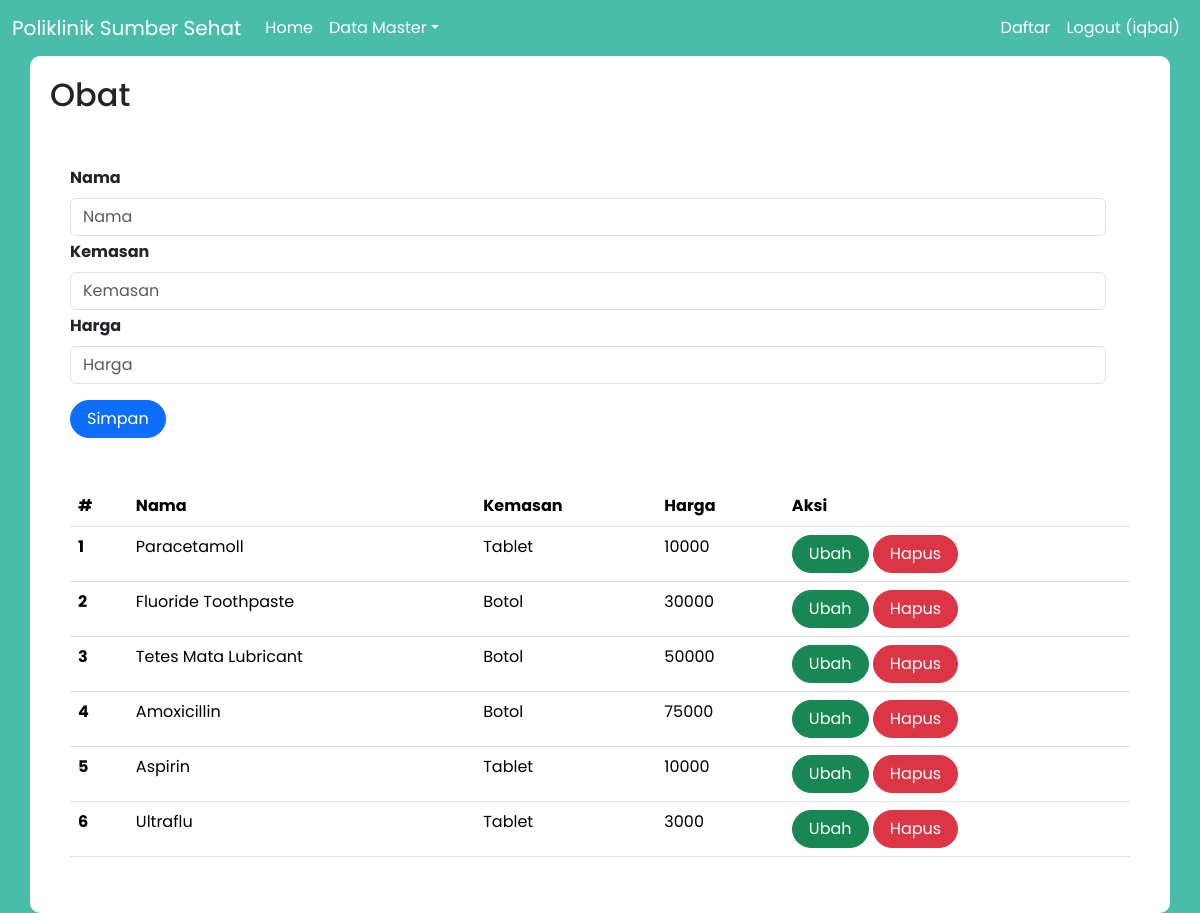
Screenshot of /index.php?page=obat (signed in) with the database file from the repository.
### tables this page shows
CREATE TABLE `obat` (
  `id` int(11) NOT NULL,
  `nama_obat` varchar(50) NOT NULL,
  `kemasan` varchar(35) NOT NULL,
  `harga` int(11) NOT NULL
);

### obat.php (the view, shortened to what this page needs)
<h2>Obat</h2>
<br>
<div class="container">
    <form class="form row" method="POST" action="" name="myForm" onsubmit="return(validate());">
        <?php
        $nama_obat = '';
        $kemasan = '';
        $harga = '';
        ?>
        <div class="row">
            <label for="inputNama" class="form-label fw-bold">
                Nama
            </label>
            <div>
                <input type="text" class="form-control" name="nama_obat" id="inputNama" required placeholder="Nama" value="<?php echo $nama_obat ?>">
            </div>
        </div>
        <div class="row mt-1">
            <label for="inputKemasan" class="form-label fw-bold">
                Kemasan
            </label>
            <div>
                <input type="text" class="form-control" name="kemasan" id="inputKemasan" required placeholder="Kemasan" value="<?php echo $kemasan ?>">
            </div>
        </div>
        <div class="row mt-1">
            <label for="inputHarga" class="form-label fw-bold">
                Harga
            </label>
            <div>
                <input type="text" class="form-control" name="harga" id="inputHarga" required placeholder="Harga" value="<?php echo $harga ?>">
            </div>
        </div>
        <div class="row mt-3">
            <div class=col>
                <button type="submit" class="btn btn-primary rounded-pill px-3 mt-auto" name="simpan">Simpan</button>
            </div>
        </div>
    </form>
    <br>
    <br>
    <table class="table table-hover">
        <thead>
            <tr>
                <th scope="col">#</th>
                <th scope="col">Nama</th>
                <th scope="col">Kemasan</th>
                <th scope="col">Harga</th>
                <th scope="col">Aksi</th>
            </tr>
        </thead>
        <tbody>
            <?php
            $result = mysqli_query($mysqli, "SELECT * FROM obat");
            $no = 1;
            while ($data = mysqli_fetch_array($result)) {
            ?>
                <tr>
                    <th scope="row"><?php echo $no++ ?></th>
                    <td><?php echo $data['nama_obat'] ?></td>
                    <td><?php echo $data['kemasan'] ?></td>
                    <td><?php echo $data['harga'] ?></td>
                    <td>
                        <a class="btn btn-success rounded-pill px-3" href="index.php?page=obat&id=<?php echo $data['id'] ?>">Ubah</a>
                        <a class="btn btn-danger rounded-pill px-3" href="index.php?page=obat&id=<?php echo $data['id'] ?>&aksi=hapus">Hapus</a>
                    </td>
                </tr>
            <?php
            }
            ?>
        </tbody>
    </table>

### index.php (shortened to what this page needs)
<!doctype html>
<html lang="en">
<head>
    <link href="https://cdn.jsdelivr.net/npm/bootstrap@5.3.2/dist/css/bootstrap.min.css" rel="stylesheet">
</head>
<body>
    <nav class="navbar navbar-expand-lg navbar-dark bg-dark">
        <div class="container-fluid">
            <a class="navbar-brand" href="#">Poliklinik Sumber Sehat</a>
            <div class="collapse navbar-collapse" id="navbarNavDropdown">
                <ul class="navbar-nav">
                    <li class="nav-item">
                        <a class="nav-link" aria-current="page" href="index.php">Home</a>
                    </li>
                    <?php
                    if (isset($_SESSION['role'])) {
                        $role = $_SESSION['role'];
                        if ($role == "admin") {
                    ?>
                            <li class="nav-item dropdown">
                                <a class="nav-link dropdown-toggle" href="#" role="button" data-bs-toggle="dropdown" aria-expanded="false">Data Master</a>
                            </li>
                        <?php
                        }
                        ?>
                    <?php
                    }
                    ?>
                </ul>
                <?php
                if (isset($_SESSION['role'])) {
                    $role = $_SESSION['role'];
                ?>
                    <div class="ms-auto d-flex">
                        <?php
                        if ($role == 'admin') {
                        ?>
                            <ul class="navbar-nav">
                                <li class="nav-item">
                                    <a class="nav-link" href="index.php?page=registerUser">Daftar</a>
                                </li>
                            </ul>
                        <?php
                        }
                        ?>
                        <ul class="navbar-nav">
                            <li class="nav-item">
                                <a class="nav-link" href="Logout.php">Logout (<?php echo $_SESSION['name'] ?>)</a>
                            </li>
                        </ul>
                    </div>
                <?php
                }
                ?>
            </div>
        </div>
    </nav>
    <main role="main" class="container">
        <?php
        if (isset($_GET['page'])) {
            include($_GET['page'] . ".php");
        }
        ?>
    </main>
</body>
</html>

### index.php (style rules this page uses)
body { background-color: #4ABDAA; font-family: 'Poppins', Helvetica, sans-serif; }
.navbar { background-color: #4ABDAA !important; }
.navbar-nav .nav-link { color: #fff !important; }
.container { background-color: #fff; padding: 20px; border-radius: 10px; box-shadow: }

### rows the page displays
obat: nama_obat "Paracetamoll", kemasan "Tablet", harga "10000"
obat: nama_obat "Fluoride Toothpaste", kemasan "Botol", harga "30000"
obat: nama_obat "Tetes Mata Lubricant", kemasan "Botol", harga "50000"
obat: nama_obat "Amoxicillin", kemasan "Botol", harga "75000"
obat: nama_obat "Aspirin", kemasan "Tablet", harga "10000"
obat: nama_obat "Ultraflu", kemasan "Tablet", harga "3000"

### other values shown
$_SESSION['name'] "iqbal"
